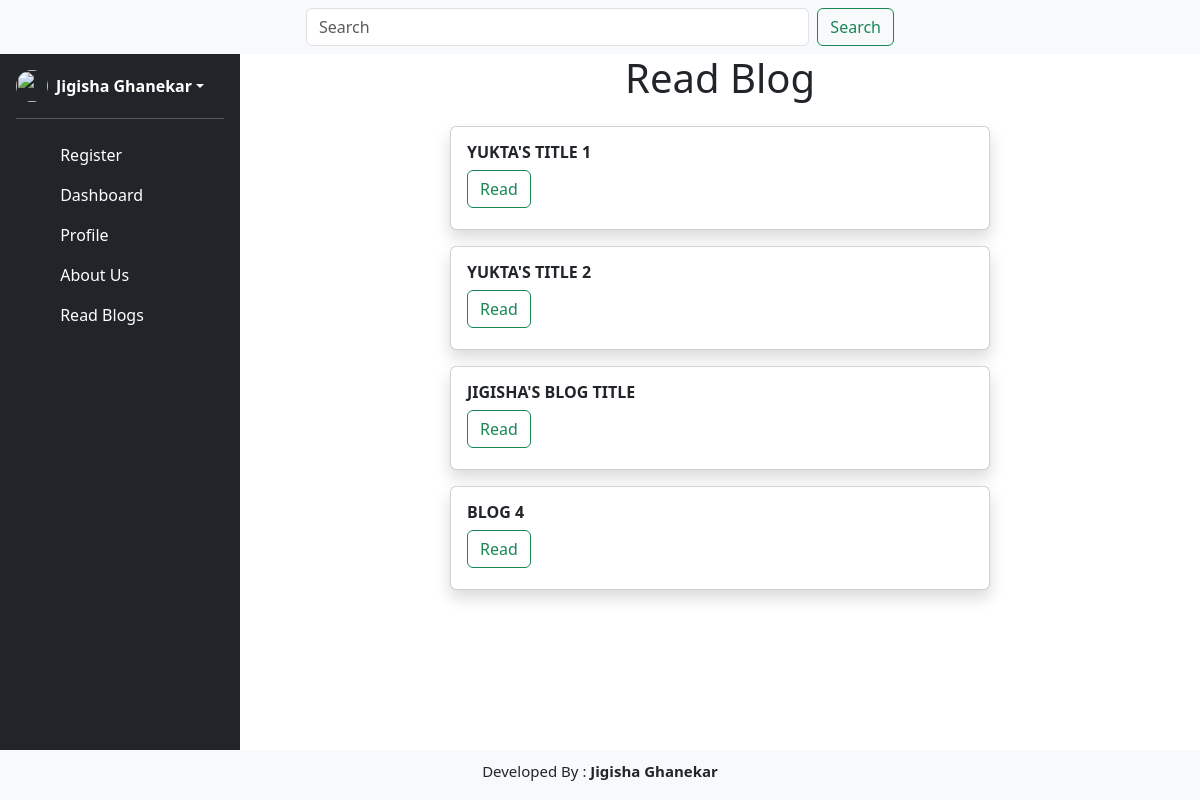
The app's page /blog_read (signed in), older data.
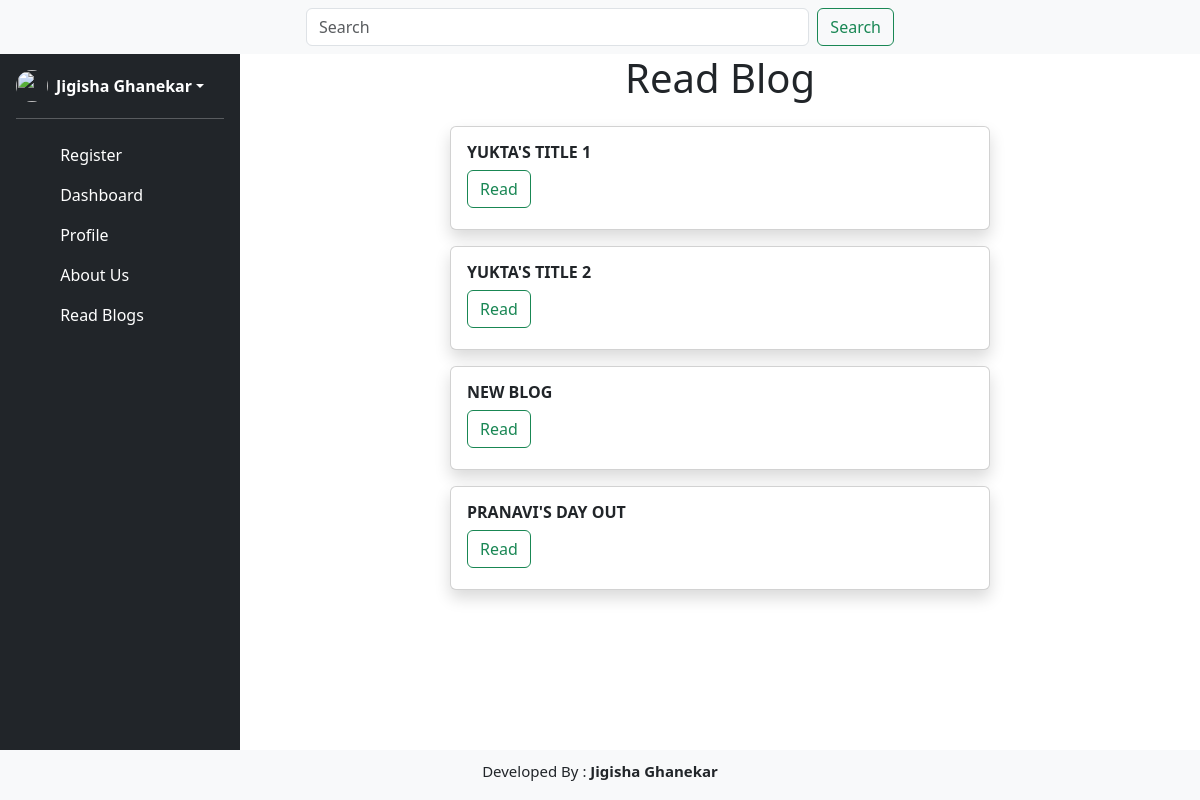
The same page, newer data.
### app.py (models this page shows, shortened)
class Blog(db.Model):
    blog_id = db.Column(db.Integer, primary_key=True)
    blog_title = db.Column(db.String(300), nullable=False)
    blog_body = db.Column(db.Text, nullable=True)
    published_time = db.Column(db.Date, default=datetime.datetime.now())
    user_id = db.Column(db.Integer, db.ForeignKey('user.user_id'), nullable=False)

### app.py (the view)
@app.route('/blog_read', methods=['GET','POST'])
def blog_read():
    blog=Blog.query.all()
    return render_template('blog_read.html', blog=blog)

### app.py (called while the page is built)
def is_logged_in():
    return 'logged_in' in session

def get_logged_in_user():
    if 'logged_in' in session and 'email' in session:
        return {'email': session['email'], 'name': session['name']}
    return None

@app.context_processor
def inject_user():
    return dict(logged_in=is_logged_in(), user=get_logged_in_user())

### templates/blog_read.html (shortened to what this page needs)
{% extends "index.html" %}
{% block blog_read %}
<h1 class="text-center">Read Blog</h1>
<div class="blog_read w-75 mx-auto my-4 d-flex flex-column gap-3 align-items-center ">
    {% for b in blog %}
        <div class="card w-75 shadow" style="min-height: 6.5rem;">
            <div class="card-body">
                <h1 class="card-title fw-bold text-uppercase" style="font-size: 16px">{{b.blog_title}}</h1>
                    <button type="button" class="btn btn-outline-success" data-bs-toggle="modal" data-bs-target="#blogModal{{b.blog_id}}">
                        Read
                    </button>
            </div>
        </div>
        {% endfor %}
</div>
{% endblock blog_read %}

Row changes from the older to the newer data that the page shows:
removed Blog: blog_title "JIGISHA'S BLOG TITLE"
changed Blog: blog_title "BLOG 4" → "NEW BLOG"
added Blog: blog_title "PRANAVI'S DAY OUT"
